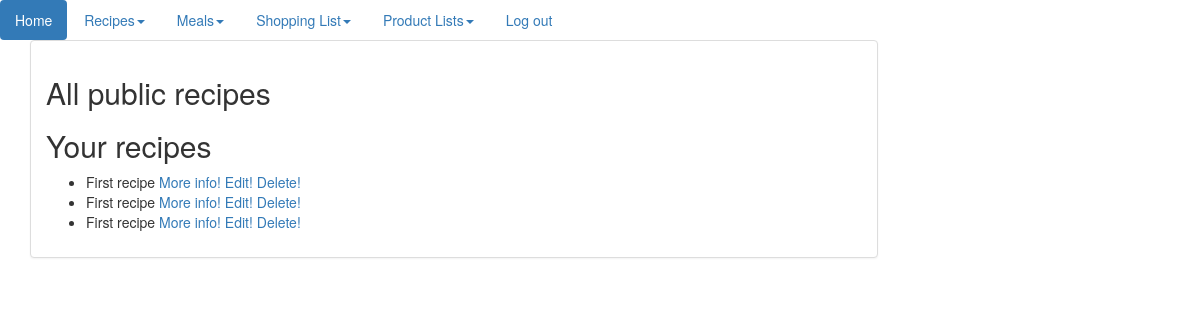
The app's page /recipes/ (signed in), older data.
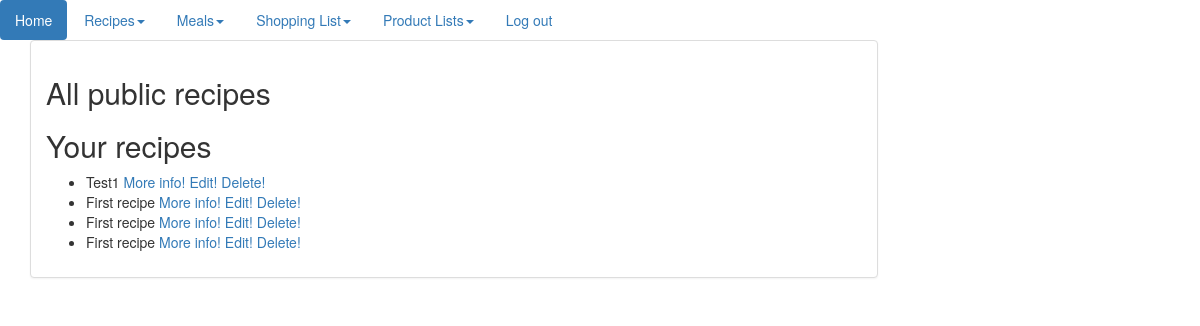
The same page, newer data.
### recipe/models.py (models this page shows)
class Recipe(models.Model):
    name = models.CharField(max_length=200)
    user = models.ForeignKey(User, on_delete=models.CASCADE)
    ingredients = models.ManyToManyField(Ingredient)
    description = models.CharField(max_length=1000)
    date = models.DateField(default=datetime.date.today)
    global_access = models.BooleanField()
    card = models.CharField(max_length=1024)
    class Meta:
        ordering = ["-name"]
    def __str__(self):
        return self.name

### website/views.py (the view, shortened to what this page needs)
# urls.py: url(r'^recipes/$', ShowAllRecipes.as_view()),
class ShowAllRecipes(ListView):
    context_object_name = 'recipe'
    queryset = Recipe.objects.filter(global_access=False)
    queryset2 = Recipe.objects.filter(global_access=True)
    def get_context_data(self, **kwargs):
        queryset2 = Recipe.objects.filter(global_access=True)
        if self.request.user.is_authenticated():
            queryset = Recipe.objects.filter(user=self.request.user)
            context = {
                'paginator': None,
                'page_obj': None,
                'is_paginated': False,
                'object_list': queryset,
                'object_list2': queryset2
            }
            context.update(kwargs)
        return context

### templates/recipe/recipe_list.html (shortened to what this page needs)
{% extends "index.html" %}
{% block content %}
    <h2>All public recipes</h2>
    <h2>Your recipes</h2>
    <ul>
        {% for recipe in object_list %}
            <li>{{ recipe }} <a href="/recipe/{{ recipe.id }}">More info!</a> <a href="/edit_recipe/{{ recipe.id }}">Edit!</a> <a href="/delete_recipe/{{ recipe.id }}">Delete!</a></li>
        {% endfor %}
    </ul>
{% endblock %}

Row changes from the older to the newer data that the page shows:
added Recipe: name "Test1"
